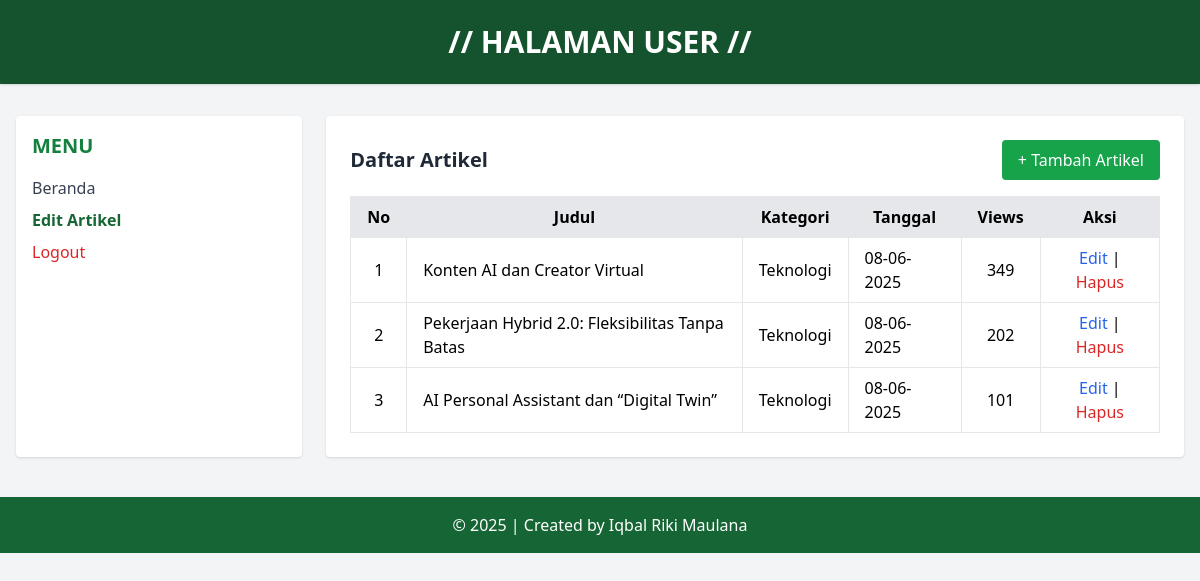
Screenshot of /users/data_artikel.php (signed in) with the database file from the repository.
### tables this page shows
CREATE TABLE `tbl_artikel` (
  `id_artikel` int(11) NOT NULL,
  `nama_artikel` varchar(100) DEFAULT NULL,
  `isi_artikel` text DEFAULT NULL,
  `kategori` varchar(100) DEFAULT NULL,
  `penulis` varchar(100) DEFAULT NULL,
  `tanggal_posting` date DEFAULT NULL,
  `jumlah_view` int(11) DEFAULT 0
);

### users/data_artikel.php (the view, shortened to what this page needs)
<?php
include('../koneksi.php');
$username = $_SESSION['username'];
?>
<!DOCTYPE html>
<html lang="en">
<head>
<script src="https://cdn.tailwindcss.com"></script>
</head>
<body class="bg-gray-100 min-h-screen">
<header class="bg-green-900 text-white text-center py-6 shadow">
<h1 class="text-3xl font-bold">// HALAMAN USER //</h1>
</header>
<div class="flex max-w-7xl mx-auto mt-8 px-4">
<aside class="w-1/4 bg-white rounded shadow p-4">
<h2 class="text-xl font-semibold text-green-700 mb-4 text-
center">MENU</h2>
<ul class="space-y-2 text-gray-700">
<li><a href="beranda_users.php" class="block hover:text-green-600">Beranda</a></li>
<li><a href="data_artikel.php" class="block font-semibold text-green-800">Edit Artikel</a></li>
<li>
<a href="../auth/logout.php" onclick="return confirm('Apakah anda yakin
ingin keluar?');"
class="block text-red-600 hover:underline font-
medium">Logout</a>
</li>
</ul>
</aside>
<main class="w-3/4 bg-white rounded shadow p-6 ml-6">
<div class="flex justify-between items-center mb-4">
<h2 class="text-xl font-bold text-gray-800">Daftar Artikel</h2>
<a href="add_artikel.php"
class="bg-green-600 text-white px-4 py-2 rounded hover:bg-blue-700
transition">+ Tambah Artikel</a>
</div>
<table class="w-full table-auto border-collapse">
                <thead>
                    <tr class="bg-gray-200">
                        <th class="border px-4 py-2">No</th>
                        <th class="border px-4 py-2">Judul</th>
                        <th class="border px-4 py-2">Kategori</th>
                        <th class="border px-4 py-2">Tanggal</th>
                        <th class="border px-4 py-2">Views</th>
                        <th class="border px-4 py-2">Aksi</th>
                    </tr>
                </thead>
                <tbody>
                    <?php
                    $sql = "SELECT * FROM tbl_artikel WHERE penulis = '$username' ORDER BY id_artikel DESC";
                    $query = mysqli_query($db, $sql);
                    $no = 1;
                    while ($data = mysqli_fetch_array($query)) {
                        echo "<tr>";
                        echo "<td class='border px-4 py-2 text-center'>{$no}</td>";
                        echo "<td class='border px-4 py-2'>" . htmlspecialchars($data['nama_artikel']) . "</td>";
                        echo "<td class='border px-4 py-2'>" . htmlspecialchars($data['kategori']) . "</td>";
                        echo "<td class='border px-4 py-2'>" . date('d-m-Y', strtotime($data['tanggal_posting'])) . "</td>";
                        echo "<td class='border px-4 py-2 text-center'>{$data['jumlah_view']}</td>";
                        echo "<td class='border px-4 py-2 text-center'>
                                <a href='edit_artikel.php?id={$data['id_artikel']}' class='text-blue-600 hover:underline'>Edit</a> |
                                <a href='?hapus={$data['id_artikel']}' onclick=\"return confirm('Yakin ingin menghapus artikel ini?')\" class='text-red-600 hover:underline'>Hapus</a>
                              </td>";
                        echo "</tr>";
                        $no++;
                    }
                    ?>
                </tbody>
            </table>
</main>
</div>
<footer class="bg-green-800 text-white text-center py-4 mt-10">
&copy; <?php echo date('Y'); ?> | Created by Iqbal Riki Maulana
</footer>
</body>
</html>

### rows the page displays
tbl_artikel: nama_artikel "Konten AI dan Creator Virtual", kategori "Teknologi", tanggal_posting "08-06-2025", jumlah_view "349"
tbl_artikel: nama_artikel "Pekerjaan Hybrid 2.0: Fleksibilitas Tanpa Batas", kategori "Teknologi", tanggal_posting "08-06-2025", jumlah_view "202"
tbl_artikel: nama_artikel "AI Personal Assistant dan “Digital Twin”", kategori "Teknologi", tanggal_posting "08-06-2025", jumlah_view "101"
